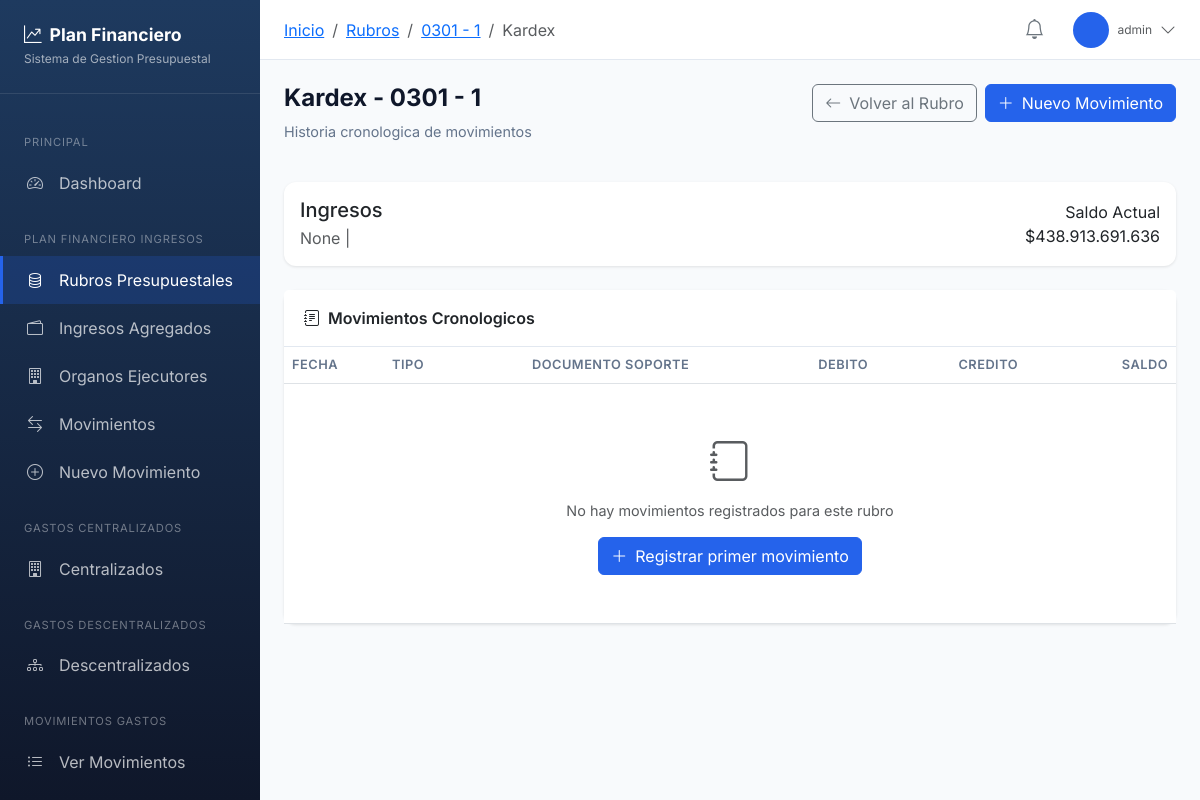
The page /app/rubros/671/kardex/ (signed in) on the database its author committed.
### planfinanciero/models.py (models this page shows, shortened)
class Rubro(models.Model):
    NIVEL_CHOICES = [
        ('AC', 'Administración Central'),
        ('EP', 'Establecimientos Públicos'),
    ]
    CLASE_INGRESO_CHOICES = [
        ('CORRIENTE', 'Corriente'),
        ('CAPITAL', 'Capital'),
    ]
    codigo = models.CharField(
        max_length=100,
        unique=True,
        verbose_name="Código Presupuestal",
        help_text="Código único del rubro (ej: 0301 - 1.1.01.01.100.01 - 14)"
    )
    nombre = models.CharField(
        max_length=500,
        verbose_name="Concepto del Ingreso"
    )
    padre = models.ForeignKey(
        'self',
        on_delete=models.CASCADE,
        null=True,
        blank=True,
        related_name='hijos',
        verbose_name="Rubro Padre"
    )
    es_totalizador = models.BooleanField(
        default=False,
        verbose_name="Es Totalizador",
        help_text="Si es True, es un rubro padre que agrupa otros rubros"
    )
    nivel = models.CharField(
        max_length=10,
        choices=NIVEL_CHOICES,
        blank=True,
        null=True,
        verbose_name="Nivel"
    )
    organo_ejecutor = models.ForeignKey(
        OrganoEjecutor,
        on_delete=models.PROTECT,
        null=True,
        blank=True,
        related_name="rubros",
        verbose_name="Órgano Ejecutor"
    )
    ingreso_agregado = models.ForeignKey(
        IngresoAgregado,
        on_delete=models.PROTECT,
        null=True,
        blank=True,
        related_name="rubros",
        verbose_name="Ingreso Agregado"
    )
    clase_ingreso = models.CharField(
        max_length=20,
        choices=CLASE_INGRESO_CHOICES,
        blank=True,
        null=True,
        verbose_name="Clase de Ingreso"
    )
    tipo_ingreso = models.ForeignKey(
        TipoIngreso,
        on_delete=models.PROTECT,
        null=True,
        blank=True,
        related_name="rubros",
        verbose_name="Tipo de Ingreso"
    )
    codigo_fuente = models.CharField(
        max_length=20,
        blank=True,
        verbose_name="Código Fuente"
    )
    activo = models.BooleanField(default=True, verbose_name="Activo")
    fecha_creacion = models.DateTimeField(auto_now_add=True)
    fecha_actualizacion = models.DateTimeField(auto_now=True)
    creado_por = models.ForeignKey(
        User,
        on_delete=models.SET_NULL,
        null=True,
        blank=True,
        related_name='rubros_creados'
    )
    class Meta:
        verbose_name = "Rubro Presupuestal"
        verbose_name_plural = "Rubros Presupuestales"
        ordering = ['codigo']
    @property
    def presupuesto_inicial(self):
        if hasattr(self, '_presupuesto_inicial'):
            return self._presupuesto_inicial or Decimal('0')
        if self.es_totalizador:
            return sum(h.presupuesto_inicial for h in self.hijos.filter(activo=True))
        total = self.movimientos.filter(
            tipo='INICIAL',
            anulado=False
        ).aggregate(total=Sum('valor'))['total']
        return total or Decimal('0')
    @property
    def total_adiciones(self):
        if hasattr(self, '_total_adiciones'):
            return self._total_adiciones or Decimal('0')
        if self.es_totalizador:
            return sum(h.total_adiciones for h in self.hijos.filter(activo=True))
        total = self.movimientos.filter(
            tipo='ADICION',
            anulado=False
        ).aggregate(total=Sum('valor'))['total']
        return total or Decimal('0')
    @property
    def total_reducciones(self):
        if hasattr(self, '_total_reducciones'):
            return self._total_reducciones or Decimal('0')
        if self.es_totalizador:
            return sum(h.total_reducciones for h in self.hijos.filter(activo=True))
        total = self.movimientos.filter(
            tipo='REDUCCION',
            anulado=False
        ).aggregate(total=Sum('valor'))['total']
        return total or Decimal('0')
    @property
    def total_traslados_credito(self):
        if hasattr(self, '_traslados_credito'):
            return self._traslados_credito or Decimal('0')
        if self.es_totalizador:
            return sum(h.total_traslados_credito for h in self.hijos.filter(activo=True))
        total = self.movimientos.filter(
            tipo='TRASLADO_CREDITO',
            anulado=False
        ).aggregate(total=Sum('valor'))['total']
        return total or Decimal('0')
    @property
    def total_traslados_debito(self):
        if hasattr(self, '_traslados_debito'):
            return self._traslados_debito or Decimal('0')
        if self.es_totalizador:
            return sum(h.total_traslados_debito for h in self.hijos.filter(activo=True))
        total = self.movimientos.filter(
            tipo='TRASLADO_DEBITO',
            anulado=False
        ).aggregate(total=Sum('valor'))['total']
        return total or Decimal('0')
    @property
    def saldo_actual(self):
        return (
            self.presupuesto_inicial +
            self.total_adiciones -
            self.total_reducciones +
            self.total_traslados_credito -
            self.total_traslados_debito
        )

### planfinanciero/views.py (the view, shortened to what this page needs)
# urls.py: path('rubros/<int:pk>/kardex/', views.rubro_kardex, name='rubro_kardex'),
@login_required
def rubro_kardex(request, pk):
    rubro = get_object_or_404(Rubro, pk=pk)
    movimientos = rubro.movimientos.all().order_by('fecha', 'fecha_registro')
    saldo = Decimal('0')
    movimientos_con_saldo = []
    context = {
        'rubro': rubro,
        'movimientos_con_saldo': movimientos_con_saldo,
    }
    return render(request, 'planfinanciero/rubro_kardex.html', context)

### templates/planfinanciero/rubro_kardex.html (shortened to what this page needs)
{% extends 'planfinanciero/base_app.html' %}
{% load humanize %}
{% block breadcrumb %}
<li class="breadcrumb-item"><a href="{% url 'planfinanciero:rubros_lista' %}">Rubros</a></li>
<li class="breadcrumb-item"><a href="{% url 'planfinanciero:rubro_detalle' rubro.pk %}">{{ rubro.codigo }}</a></li>
<li class="breadcrumb-item active">Kardex</li>
{% endblock %}
{% block content %}
<div class="d-flex justify-content-between align-items-start mb-4">
    <div>
        <h1 class="page-title">Kardex - {{ rubro.codigo }}</h1>
        <p class="page-subtitle">Historia cronologica de movimientos</p>
    </div>
    <div class="d-flex gap-2">
        <a href="{% url 'planfinanciero:rubro_detalle' rubro.pk %}" class="btn btn-outline-secondary">
            <i class="bi bi-arrow-left me-2"></i>Volver al Rubro
        </a>
        <a href="{% url 'planfinanciero:movimiento_crear' %}?rubro={{ rubro.pk }}" class="btn btn-primary">
            <i class="bi bi-plus-lg me-2"></i>Nuevo Movimiento
        </a>
    </div>
</div>
<div class="card mb-4">
    <div class="card-body">
        <div class="row align-items-center">
            <div class="col-md-6">
                <h5 class="mb-1">{{ rubro.nombre }}</h5>
                <p class="text-muted mb-0">
                    {{ rubro.get_nivel_display }} | {{ rubro.get_tipo_recurso_display }}
                </p>
            </div>
            <div class="col-md-6 text-md-end">
                <div class="stat-label">Saldo Actual</div>
                <div class="stat-value">${{ rubro.saldo_actual|floatformat:0|intcomma }}</div>
            </div>
        </div>
    </div>
</div>
<div class="card">
    <div class="card-header">
        <i class="bi bi-journal-text me-2"></i>Movimientos Cronologicos
    </div>
    <div class="card-body p-0">
        <div class="table-responsive">
            <table class="table table-hover mb-0">
                <thead>
                    <tr>
                        <th style="width: 100px;">Fecha</th>
                        <th style="width: 140px;">Tipo</th>
                        <th>Documento Soporte</th>
                        <th class="text-end" style="width: 150px;">Debito</th>
                        <th class="text-end" style="width: 150px;">Credito</th>
                        <th class="text-end" style="width: 150px;">Saldo</th>
                    </tr>
                </thead>
                <tbody>
                    {% for item in movimientos_con_saldo %}
                    <tr {% if item.mov.anulado %}class="table-secondary text-decoration-line-through"{% endif %}>
                        <td>{{ item.mov.fecha|date:"d/m/Y" }}</td>
                        <td>
                            <span class="badge badge-tipo {% if item.mov.anulado %}badge-anulado{% elif item.mov.tipo == 'INICIAL' %}badge-inicial{% elif item.mov.tipo == 'ADICION' %}badge-adicion{% elif item.mov.tipo == 'REDUCCION' %}badge-reduccion{% else %}badge-traslado{% endif %}">
                                {{ item.mov.get_tipo_display }}
                            </span>
                            {% if item.mov.anulado %}
                            <span class="badge bg-secondary ms-1">ANULADO</span>
                            {% endif %}
                        </td>
                        <td>
                            <a href="{% url 'planfinanciero:movimiento_detalle' item.mov.pk %}" class="text-decoration-none">
                                {{ item.mov.documento_soporte }}
                            </a>
                            {% if item.mov.observaciones %}
                            <i class="bi bi-info-circle text-muted ms-1" data-bs-toggle="tooltip" title="{{ item.mov.observaciones }}"></i>
                            {% endif %}
                        </td>
                        <td class="text-end currency currency-negative">
                            {% if item.mov.tipo in 'REDUCCION,TRASLADO_DEBITO' and not item.mov.anulado %}
                            ${{ item.mov.valor|floatformat:0|intcomma }}
                            {% endif %}
                        </td>
                        <td class="text-end currency currency-positive">
                            {% if item.mov.tipo in 'INICIAL,ADICION,TRASLADO_CREDITO' and not item.mov.anulado %}
                            ${{ item.mov.valor|floatformat:0|intcomma }}
                            {% endif %}
                        </td>
                        <td class="text-end currency fw-bold">
                            {% if item.saldo is not None %}
                            ${{ item.saldo|floatformat:0|intcomma }}
                            {% else %}
                            <span class="text-muted">-</span>
                            {% endif %}
                        </td>
                    </tr>
                    {% empty %}
                    <tr>
                        <td colspan="6" class="text-center text-muted py-5">
                            <i class="bi bi-journal fs-1 d-block mb-2"></i>
                            No hay movimientos registrados para este rubro
                            <br>
                            <a href="{% url 'planfinanciero:movimiento_crear' %}?rubro={{ rubro.pk }}" class="btn btn-primary mt-3">
                                <i class="bi bi-plus-lg me-2"></i>Registrar primer movimiento
                            </a>
                        </td>
                    </tr>
                    {% endfor %}
                </tbody>
            </table>
        </div>
    </div>
</div>
{% endblock %}

### templates/planfinanciero/base_app.html (shortened to what this page needs)
{% extends 'base.html' %}
{% load humanize %}
{% block body %}
<nav class="sidebar" id="sidebar">
    <div class="sidebar-brand">
        <h4><i class="bi bi-graph-up-arrow me-2"></i>Plan Financiero</h4>
        <small>Sistema de Gestion Presupuestal</small>
    </div>
    <div class="sidebar-nav">
        <div class="nav-section">Principal</div>
        <a href="{% url 'planfinanciero:dashboard' %}" class="nav-link {% if request.resolver_match.url_name == 'dashboard' %}active{% endif %}">
            <i class="bi bi-speedometer2"></i>
            <span>Dashboard</span>
        </a>
        <div class="nav-section">Plan Financiero Ingresos</div>
        <a href="{% url 'planfinanciero:rubros_lista' %}" class="nav-link {% if 'rubro' in request.resolver_match.url_name and 'gasto' not in request.resolver_match.url_name %}active{% endif %}">
            <i class="bi bi-database"></i>
            <span>Rubros Presupuestales</span>
        </a>
        <a href="{% url 'planfinanciero:fuentes_lista' %}" class="nav-link {% if 'fuente' in request.resolver_match.url_name %}active{% endif %}">
            <i class="bi bi-wallet2"></i>
            <span>Ingresos Agregados</span>
        </a>
        <a href="{% url 'planfinanciero:organos_lista' %}" class="nav-link {% if 'organo' in request.resolver_match.url_name %}active{% endif %}">
            <i class="bi bi-building"></i>
            <span>Organos Ejecutores</span>
        </a>
        <a href="{% url 'planfinanciero:movimientos_lista' %}" class="nav-link {% if 'movimiento' in request.resolver_match.url_name and 'gasto' not in request.resolver_match.url_name %}active{% endif %}">
            <i class="bi bi-arrow-left-right"></i>
            <span>Movimientos</span>
        </a>
        <a href="{% url 'planfinanciero:movimiento_crear' %}" class="nav-link">
            <i class="bi bi-plus-circle"></i>
            <span>Nuevo Movimiento</span>
        </a>
        <div class="nav-section">Gastos Centralizados</div>
        <a href="{% url 'planfinanciero:gastos_centralizados' %}" class="nav-link ">
            <i class="bi bi-building"></i>
            <span>Centralizados</span>
        </a>
        <div class="nav-section">Gastos Descentralizados</div>
        <a href="{% url 'planfinanciero:gastos_descentralizados' %}" class="nav-link {% if request.resolver_match.url_name == 'gastos_descentralizados' or tipo_entidad == 'DESCENTRALIZADO' %}active{% endif %}">
            <i class="bi bi-diagram-3"></i>
            <span>Descentralizados</span>
        </a>
        <div class="nav-section">Movimientos Gastos</div>
        <a href="{% url 'planfinanciero:gastos_movimientos_lista' %}" class="nav-link {% if 'gastos_movimiento' in request.resolver_match.url_name %}active{% endif %}">
            <i class="bi bi-list-ul"></i>
            <span>Ver Movimientos</span>
        </a>
        <a href="{% url 'planfinanciero:gastos_movimiento_crear' %}" class="nav-link">
        </a>
    </div>
</nav>
<main class="main-content">
    <header class="top-header">
        <div class="d-flex align-items-center">
            <nav aria-label="breadcrumb">
                <ol class="breadcrumb mb-0">
                    <li class="breadcrumb-item"><a href="{% url 'planfinanciero:dashboard' %}">Inicio</a></li>
                    {% block breadcrumb %}{% endblock %}
                </ol>
            </nav>
        </div>
        <div class="d-flex align-items-center gap-3">
            <div class="dropdown">
                <button class="btn btn-link position-relative" data-bs-toggle="dropdown">
                    <i class="bi bi-bell fs-5 text-secondary"></i>
                </button>
            </div>
            <div class="dropdown user-dropdown">
                <div class="d-flex align-items-center" data-bs-toggle="dropdown">
                    <div class="user-avatar me-2">
                    </div>
                    <div class="d-none d-md-block">
                        <div class="text-muted" style="font-size: 0.75rem;">{{ user.username }}</div>
                    </div>
                    <i class="bi bi-chevron-down ms-2 text-muted"></i>
                </div>
            </div>
        </div>
    </header>
    <div class="page-content">
        {% block content %}{% endblock %}
    </div>
</main>
{% endblock %}

### rows shown on the page
Rubro: codigo "0301 - 1", nombre "Ingresos", nivel "None", saldo_actual "438.913.691.636"

### other values the page prints
{{ user.username }} "admin"
